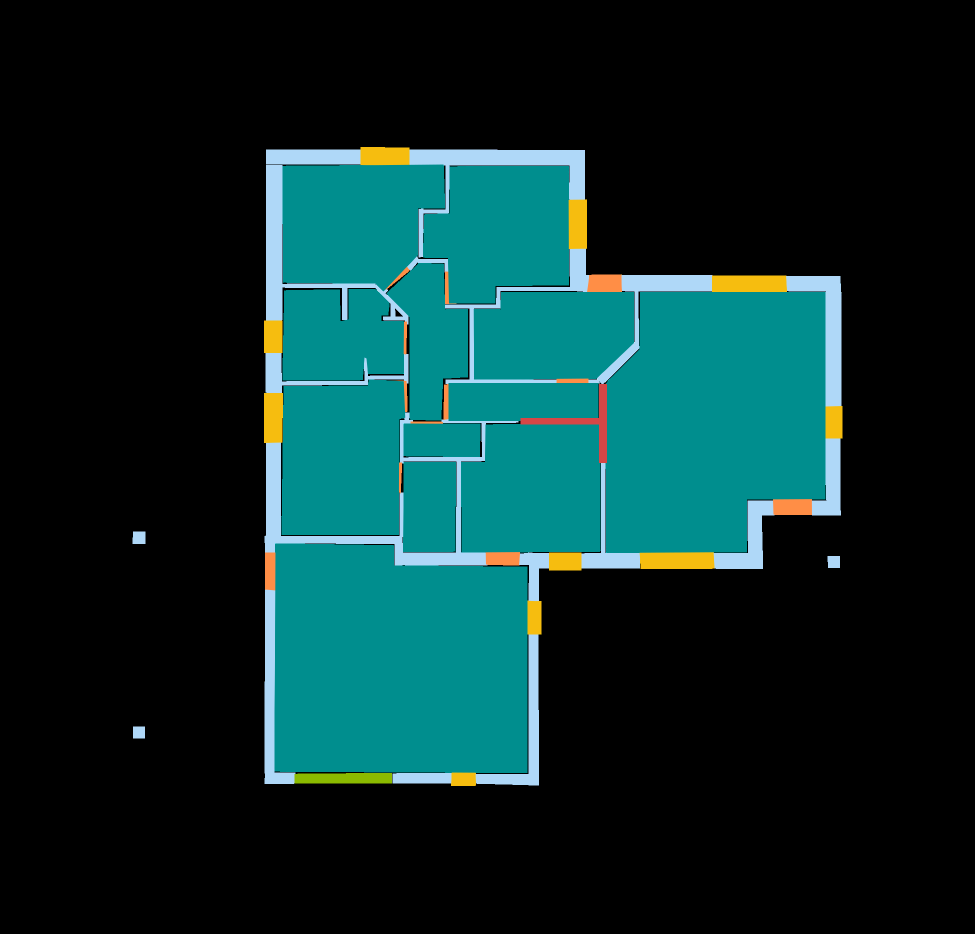
#> input picture dataset/masks/1 (2).png, 1950 x 1867 px (shown at 1/2 size)
$ python visualize_classes.py
#> lines starting #> are read from the running program, lines starting #| are printed output that depends on the picture; after the words box and inside, x2 and y2 are one past the last pixel; in counts of white or black regions, pixels touching at a corner belong together

import cv2
import numpy as np
from pathlib import Path

BASE_DIR = Path(__file__).resolve().parent.parent

MASK_PATH = BASE_DIR / "dataset" / "masks" / "1 (2).png"
OUTPUT_DIR = BASE_DIR / "outputs" / "visualizations"

COLORS = [
    (0, 142, 142),
    (175, 216, 248),
    (246, 189, 15),
    (255, 142, 70),
    (214, 70, 70),
    (139, 186, 0)
]

NAMES = [
    "Class 1 - Teal",
    "Class 2 - Light Blue",
    "Class 3 - Yellow",
    "Class 4 - Orange",
    "Class 5 - Red",
    "Class 6 - Green"
]


def visualize_classes():

    if not MASK_PATH.exists():
        raise FileNotFoundError(f"Mask not found: {MASK_PATH}")

    image = cv2.imread(str(MASK_PATH))
#> image is the input picture: shape (1867, 1950, 3); mean B, G, R 43.1, 43.8, 9.6

    if image is None:
        raise ValueError("Unable to read segmentation mask.")

    image = cv2.cvtColor(image, cv2.COLOR_BGR2RGB)

    if len(COLORS) != len(NAMES):
        raise ValueError("Colors and names must have equal lengths.")

    height, width = image.shape[:2]
#> height = 1867; width = 1950

    # Preserve aspect ratio
    scale = min(350 / width, 300 / height)
#> scale = 0.161
    new_width = int(width * scale)
#> new_width = 313
    new_height = int(height * scale)
#> new_height = 300

    tiles = []

    for color, name in zip(COLORS, NAMES):

        lower = np.maximum(np.array(color) - 8, 0).astype(np.uint8)
        upper = np.minimum(np.array(color) + 8, 255).astype(np.uint8)

        binary = cv2.inRange(image, lower, upper)

        binary = cv2.resize(
            binary,
            (new_width, new_height),
            interpolation=cv2.INTER_NEAREST
        )

        tile = cv2.cvtColor(binary, cv2.COLOR_GRAY2BGR)

        cv2.putText(
            tile, name, (10, 25),
            cv2.FONT_HERSHEY_SIMPLEX,
            0.6, (0, 0, 255), 2
        )

        tile = cv2.copyMakeBorder(
            tile,
            0, 300 - new_height,
            0, 350 - new_width,
            cv2.BORDER_CONSTANT,
            value=(255, 255, 255)
        )

        tiles.append(tile)
#> this loop made 6 passes
#> pass 1, in visualize_classes, `binary = cv2.inRange(image, lower, upper)`:
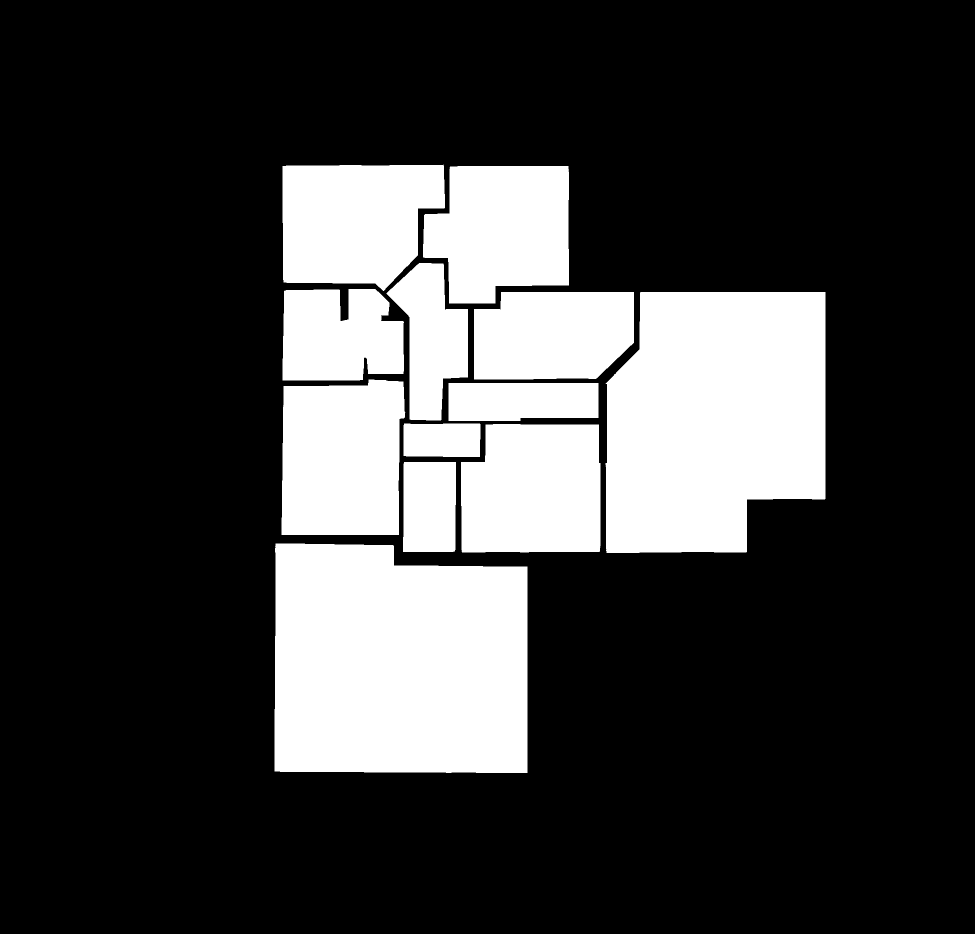
#> binary: shape (1867, 1950) (shown at 1/2 size); 23.7% white; 12 white regions, largest, box (x1, y1, x2, y2) and area: (549, 1087, 1055, 1546) 218792, (1211, 584, 1651, 1106) 201691, (563, 759, 811, 1070) 71051
#> pass 1, in visualize_classes, `tile = cv2.copyMakeBorder( tile, 0, 300 - new_height, 0, 350 - new_wid..`:
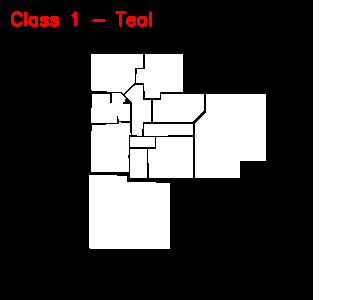
#> tile: shape (300, 350, 3); mean B, G, R 81.1, 81.1, 82.9
#> after the loop:
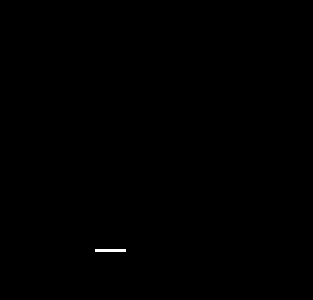
#> binary: shape (300, 313); 0.1% white; 1 white region, box (x1, y1, x2, y2) and area: (95, 249, 126, 252) 93
#> after the loop:
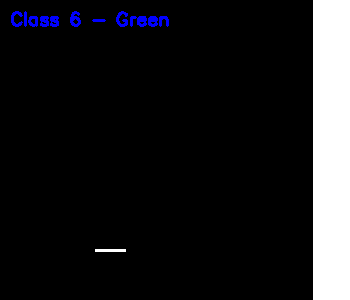
#> tile: shape (300, 350, 3); mean R, G, B 27.2, 27.2, 29.4
#> after the loop, tiles = 6 items

    row1 = np.hstack(tiles[:3])
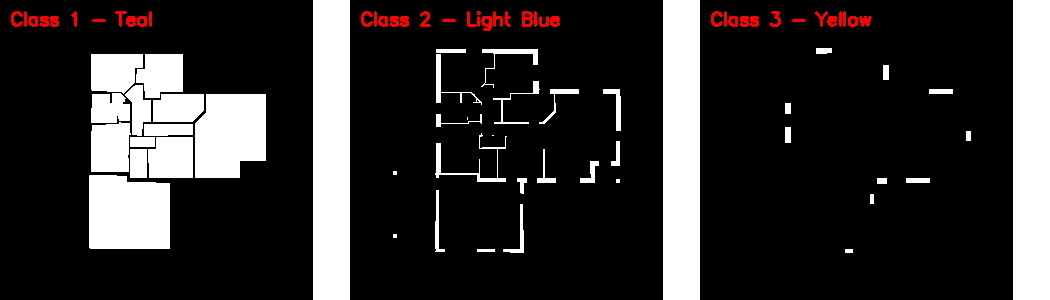
#> row1: shape (300, 1050, 3); mean of channels 0, 1, 2 48.3, 48.3, 50.6; drawn as B, G, R
    row2 = np.hstack(tiles[3:])
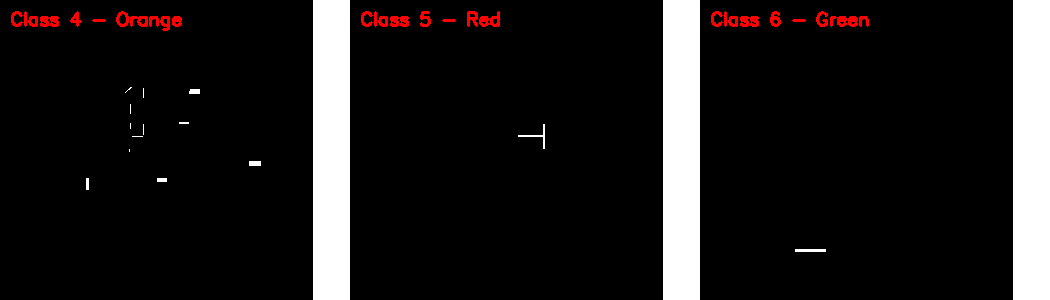
#> row2: shape (300, 1050, 3); mean of channels 0, 1, 2 27.3, 27.3, 29.6; drawn as B, G, R

    montage = np.vstack((row1, row2))
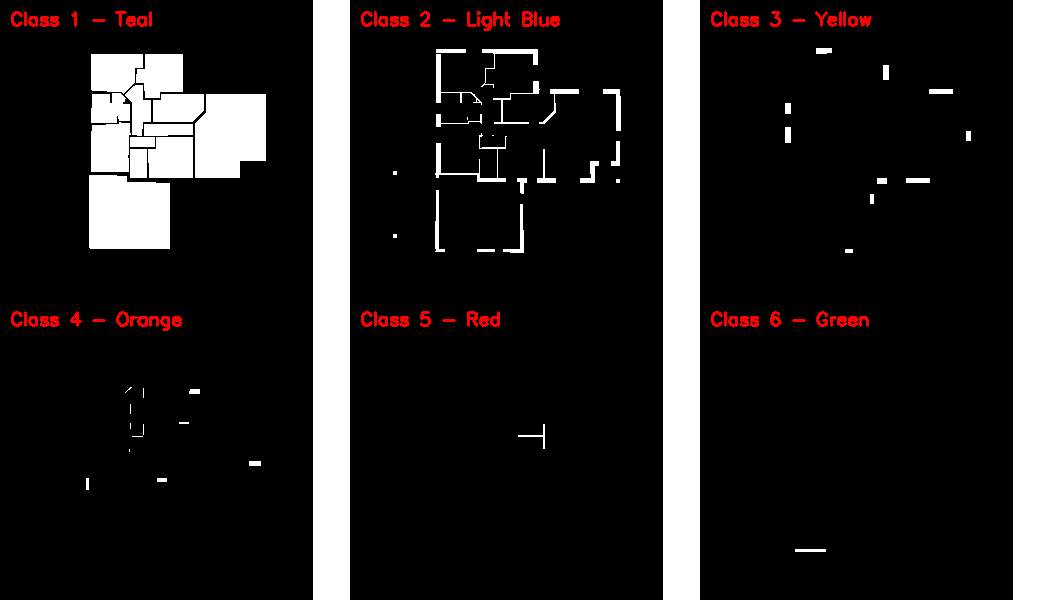
#> montage: shape (600, 1050, 3); mean of channels 0, 1, 2 37.8, 37.8, 40.1; drawn as B, G, R

    OUTPUT_DIR.mkdir(parents=True, exist_ok=True)

    output_path = OUTPUT_DIR / "class_visualization.png"

    if not cv2.imwrite(str(output_path), montage):
        raise IOError("Failed to save class visualization.")

    print("Class visualizations generated!")
    print(f"Saved: {output_path}")


if __name__ == "__main__":
    visualize_classes()

$ run again, with dataset/masks/10 (2).png copied over dataset/masks/1 (2).png
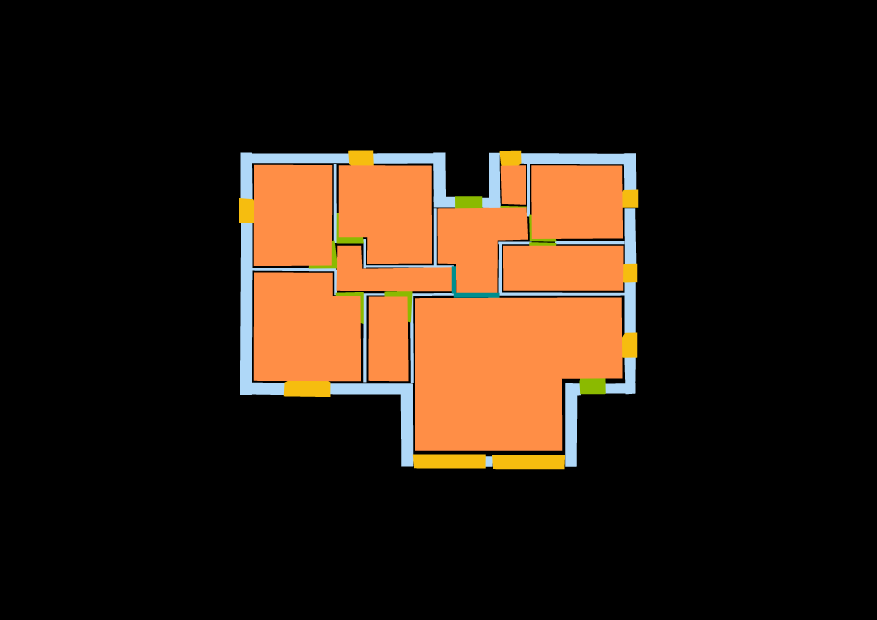
#> input picture dataset/masks/10 (2).png, 3508 x 2480 px (shown at 1/4 size)
#> in visualize_classes, image is the input picture: shape (2480, 3508, 3); mean B, G, R 17.2, 29, 44.7
#> after the loop in visualize_classes, `for color, name in zip(COLORS, NAMES):`:
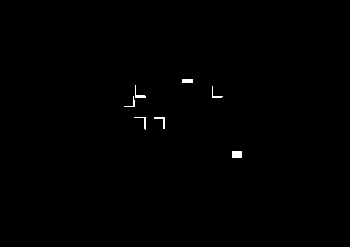
#> binary: shape (247, 350); 0.34% white; 7 white regions, largest, box (x1, y1, x2, y2) and area: (232, 151, 242, 158) 70, (182, 79, 193, 83) 44, (135, 85, 146, 98) 42
#> after the loop in visualize_classes, `for color, name in zip(COLORS, NAMES):`: tiles = 6 items
#> in visualize_classes, `montage = np.vstack((row1, row2))`:
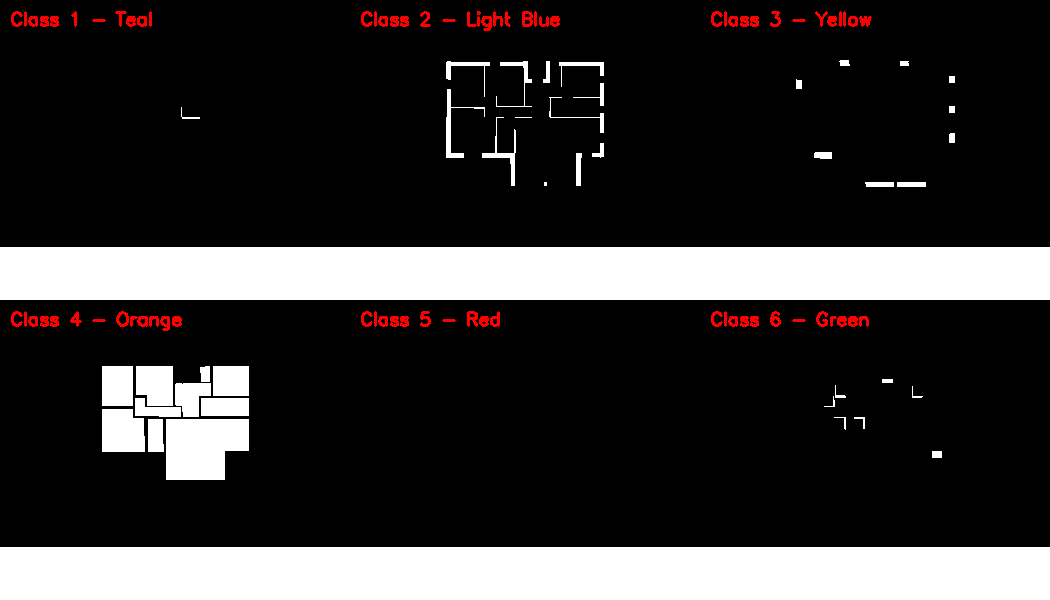
#> montage: shape (600, 1050, 3); mean of channels 0, 1, 2 51.5, 51.5, 53.8; drawn as B, G, R
